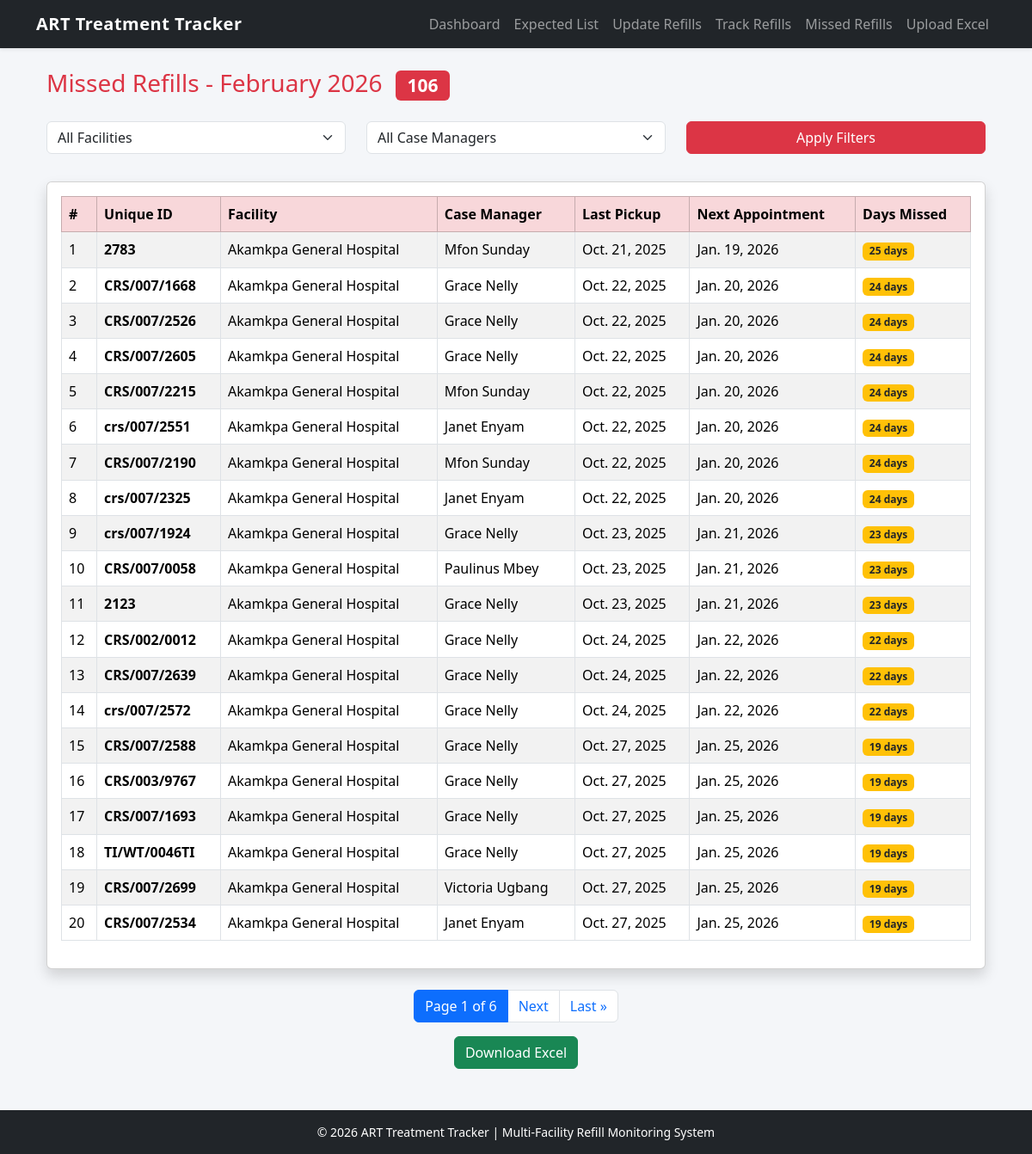
The app's page /missed-refills/ with its own data.
### refills/models.py (models this page shows, shortened)
class Refill(models.Model):
    REFILL_DAY_CHOICES = (
        (30, "30 Days"),
        (60, "60 Days"),
        (90, "90 Days"),
        (180, "180 Days"),
    )
    SEX_CHOICES = (
        ('Male', 'Male'),
        ('Female', 'Female'),
    )
    STATUS_CHOICES = (
        ('Active', 'Active'),
        ('Active Restart', 'Active Restart'),
        ('Inactive', 'Inactive'),
    )
    facility = models.ForeignKey(
        'Facility',
        on_delete=models.CASCADE,
        related_name="refills"
    )
    unique_id = models.CharField(max_length=100)
    last_pickup_date = models.DateField()
    sex = models.CharField(max_length=10, choices=SEX_CHOICES)
    months_of_refill_days = models.IntegerField(choices=REFILL_DAY_CHOICES)
    current_regimen = models.CharField(max_length=255)
    case_manager = models.CharField(max_length=255)
    remark = models.TextField(blank=True, null=True)
    current_art_status = models.CharField(
        max_length=20,
        choices=STATUS_CHOICES,
        default='Active'
    )
    next_appointment = models.DateField(blank=True, null=True)
    expected_iit_date = models.DateField(blank=True, null=True)
    missed_appointment = models.BooleanField(default=False)
    created_at = models.DateTimeField(auto_now_add=True)
    class Meta:
        unique_together = ('facility', 'unique_id')
        ordering = ['-last_pickup_date']
        indexes = [
            models.Index(fields=['facility']),
            models.Index(fields=['next_appointment']),
            models.Index(fields=['last_pickup_date']),
        ]

class Facility(models.Model):
    name = models.CharField(max_length=255, unique=True)
    code = models.CharField(max_length=50, unique=True)
    location = models.CharField(max_length=255, blank=True, null=True)
    created_at = models.DateTimeField(auto_now_add=True)
    class Meta:
        ordering = ['name']

### refills/views.py (the view, shortened to what this page needs)
# urls.py: path('missed-refills/', views.missed_refills, name='missed_refills'),
def missed_refills(request):
    today = timezone.now().date()
    facility_id = request.GET.get("facility")
    case_manager = request.GET.get("case_manager")
    refills = Refill.objects.filter(
        current_art_status__in=["Active", "Active Restart"]
    )
    if facility_id:
        try:
            refills = refills.filter(facility_id=int(facility_id))
        except ValueError:
            pass  # ignore invalid input
    if case_manager:
        refills = refills.filter(case_manager=case_manager)
    missed_list = (
        refills.filter(
            next_appointment__lt=today  # Appointment is in the past
        )
        .filter(
            Q(last_pickup_date__lt=F("next_appointment")) |  # Pickup after appointment
            Q(last_pickup_date__isnull=True)  # No pickup yet
        )
        .select_related("facility")  # add "case_manager" if it's a FK
        .order_by("next_appointment")
    )
    for refill in missed_list:
        if refill.next_appointment:
            refill.days_missed = (today - refill.next_appointment).days
        else:
            refill.days_missed = 0
    total_missed = missed_list.count()
    case_managers_qs = (
        Refill.objects
        .exclude(case_manager__isnull=True)
        .exclude(case_manager__exact="")  # exclude empty strings
        .values_list("case_manager", flat=True)
        .distinct()
    )
    case_managers = sorted({cm.strip() for cm in case_managers_qs})
    paginator = Paginator(missed_list, 20)  # 20 per page
    page_number = request.GET.get("page")
    page_obj = paginator.get_page(page_number)
    context = {
        "page_obj": page_obj,
        "today": today,
        "total_missed": total_missed,
        "facilities": Facility.objects.all(),
        "case_managers": case_managers,
        "selected_facility": facility_id,
        "selected_case_manager": case_manager,
    }
    return render(request, "missed_refills.html", context)

### templates/missed_refills.html (shortened to what this page needs)
{% extends "base.html" %}
{% block content %}
<div class="container mt-4">
    <h3 class="mb-4 text-danger">
        Missed Refills - {{ today|date:"F Y" }}
        <span class="badge bg-danger ms-2">
            {{ total_missed }}
        </span>
    </h3>
    <form method="get" class="row mb-4">
        <div class="col-md-4 mb-2">
            <select name="facility" class="form-select">
                <option value="">All Facilities</option>
            </select>
        </div>
        <div class="col-md-4 mb-2">
            <select name="case_manager" class="form-select">
                <option value="">All Case Managers</option>
            </select>
        </div>
        <div class="col-md-4 mb-2">
            <button type="submit" class="btn btn-danger w-100">
                Apply Filters
            </button>
        </div>
    </form>
    <div class="card shadow d-none d-md-block">
        <div class="card-body table-responsive">
            <table class="table table-bordered table-striped table-hover align-middle">
                <thead class="table-danger">
                    <tr>
                        <th>#</th>
                        <th>Unique ID</th>
                        <th>Facility</th>
                        <th>Case Manager</th>
                        <th>Last Pickup</th>
                        <th>Next Appointment</th>
                        <th>Days Missed</th>
                    </tr>
                </thead>
                <tbody>
                    {% for refill in page_obj %}
                    <tr>
                        <td>{{ forloop.counter }}</td>
                        <td class="fw-bold">{{ refill.unique_id }}</td>
                        <td>{{ refill.facility.name }}</td>
                        <td>
                            {{ refill.case_manager|default:"Not Assigned" }}
                        </td>
                        <td>
                            {% if refill.last_pickup_date %}
                                {{ refill.last_pickup_date }}
                            {% else %}
                                <span class="text-danger">Never Picked</span>
                            {% endif %}
                        </td>
                        <td>{{ refill.next_appointment }}</td>
                        <td>
                            <span class="
                                {% if refill.days_missed > 30 %}
                                    badge bg-danger
                                {% elif refill.days_missed > 7 %}
                                    badge bg-warning text-dark
                                {% else %}
                                    badge bg-secondary
                                {% endif %}
                            ">
                                {{ refill.days_missed }} days
                            </span>
                        </td>
                    </tr>
                    {% empty %}
                    <tr>
                        <td colspan="7" class="text-center text-success">
                            No missed refills this month 🎉
                        </td>
                    </tr>
                    {% endfor %}
                </tbody>
            </table>
        </div>
    </div>
    <nav class="mt-4">
        <ul class="pagination justify-content-center">
            <li class="page-item active">
                <span class="page-link">
                    Page {{ page_obj.number }} of {{ page_obj.paginator.num_pages }}
                </span>
            </li>
            {% if page_obj.has_next %}
                <li class="page-item">
                    <a class="page-link"
                       href="?page={{ page_obj.next_page_number }}&facility={{ selected_facility }}&case_manager={{ selected_case_manager }}">
                        Next
                    </a>
                </li>
                <li class="page-item">
                    <a class="page-link"
                       href="?page={{ page_obj.paginator.num_pages }}&facility={{ selected_facility }}&case_manager={{ selected_case_manager }}">
                        Last &raquo;
                    </a>
                </li>
            {% endif %}
        </ul>
    </nav>
    <div class="text-center mt-3">
        <a href="?export=excel&facility={{ selected_facility }}&case_manager={{ selected_case_manager }}"
           class="btn btn-success">
            Download Excel
        </a>
    </div>
</div>
<br><br>
{% endblock %}

### templates/base.html (style rules this page uses)
body { background-color: #f4f6f9; }

### records on screen
Refill: unique_id "2783", facility.name "Akamkpa General Hospital", case_manager "Mfon Sunday", last_pickup_date "Oct. 21, 2025", next_appointment "Jan. 19, 2026", days_missed "25"
Refill: unique_id "CRS/007/1668", facility.name "Akamkpa General Hospital", case_manager "Grace Nelly", last_pickup_date "Oct. 22, 2025", next_appointment "Jan. 20, 2026", days_missed "24"
Refill: unique_id "CRS/007/2526", facility.name "Akamkpa General Hospital", case_manager "Grace Nelly", last_pickup_date "Oct. 22, 2025", next_appointment "Jan. 20, 2026", days_missed "24"
Refill: unique_id "CRS/007/2605", facility.name "Akamkpa General Hospital", case_manager "Grace Nelly", last_pickup_date "Oct. 22, 2025", next_appointment "Jan. 20, 2026", days_missed "24"
Refill: unique_id "CRS/007/2215", facility.name "Akamkpa General Hospital", case_manager "Mfon Sunday", last_pickup_date "Oct. 22, 2025", next_appointment "Jan. 20, 2026", days_missed "24"
Refill: unique_id "crs/007/2551", facility.name "Akamkpa General Hospital", case_manager "Janet Enyam", last_pickup_date "Oct. 22, 2025", next_appointment "Jan. 20, 2026", days_missed "24"
Refill: unique_id "CRS/007/2190", facility.name "Akamkpa General Hospital", case_manager "Mfon Sunday", last_pickup_date "Oct. 22, 2025", next_appointment "Jan. 20, 2026", days_missed "24"
Refill: unique_id "crs/007/2325", facility.name "Akamkpa General Hospital", case_manager "Janet Enyam", last_pickup_date "Oct. 22, 2025", next_appointment "Jan. 20, 2026", days_missed "24"
Refill: unique_id "crs/007/1924", facility.name "Akamkpa General Hospital", case_manager "Grace Nelly", last_pickup_date "Oct. 23, 2025", next_appointment "Jan. 21, 2026", days_missed "23"
Refill: unique_id "CRS/007/0058", facility.name "Akamkpa General Hospital", case_manager "Paulinus Mbey", last_pickup_date "Oct. 23, 2025", next_appointment "Jan. 21, 2026", days_missed "23"
Refill: unique_id "2123", facility.name "Akamkpa General Hospital", case_manager "Grace Nelly", last_pickup_date "Oct. 23, 2025", next_appointment "Jan. 21, 2026", days_missed "23"
Refill: unique_id "CRS/002/0012", facility.name "Akamkpa General Hospital", case_manager "Grace Nelly", last_pickup_date "Oct. 24, 2025", next_appointment "Jan. 22, 2026", days_missed "22"
Refill: unique_id "CRS/007/2639", facility.name "Akamkpa General Hospital", case_manager "Grace Nelly", last_pickup_date "Oct. 24, 2025", next_appointment "Jan. 22, 2026", days_missed "22"
Refill: unique_id "crs/007/2572", facility.name "Akamkpa General Hospital", case_manager "Grace Nelly", last_pickup_date "Oct. 24, 2025", next_appointment "Jan. 22, 2026", days_missed "22"
Refill: unique_id "CRS/007/2588", facility.name "Akamkpa General Hospital", case_manager "Grace Nelly", last_pickup_date "Oct. 27, 2025", next_appointment "Jan. 25, 2026", days_missed "19"
Refill: unique_id "CRS/003/9767", facility.name "Akamkpa General Hospital", case_manager "Grace Nelly", last_pickup_date "Oct. 27, 2025", next_appointment "Jan. 25, 2026", days_missed "19"
Refill: unique_id "CRS/007/1693", facility.name "Akamkpa General Hospital", case_manager "Grace Nelly", last_pickup_date "Oct. 27, 2025", next_appointment "Jan. 25, 2026", days_missed "19"
Refill: unique_id "TI/WT/0046TI", facility.name "Akamkpa General Hospital", case_manager "Grace Nelly", last_pickup_date "Oct. 27, 2025", next_appointment "Jan. 25, 2026", days_missed "19"
Refill: unique_id "CRS/007/2699", facility.name "Akamkpa General Hospital", case_manager "Victoria Ugbang", last_pickup_date "Oct. 27, 2025", next_appointment "Jan. 25, 2026", days_missed "19"
Refill: unique_id "CRS/007/2534", facility.name "Akamkpa General Hospital", case_manager "Janet Enyam", last_pickup_date "Oct. 27, 2025", next_appointment "Jan. 25, 2026", days_missed "19"

### other values on screen
{{ total_missed }} "106"
{{ page_obj.number }} "1"
{{ page_obj.paginator.num_pages }} "6"
